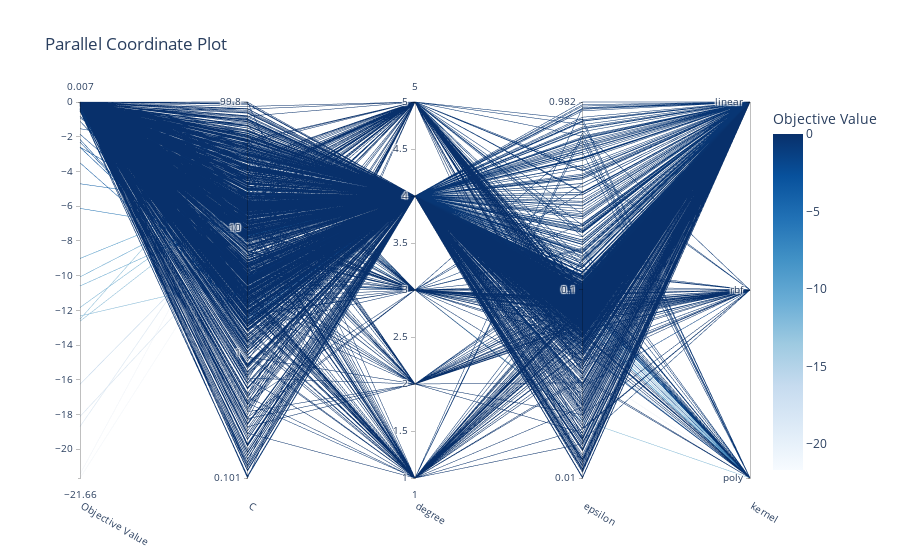

Notebook code for this chart:
### Code cell
optuna.visualization.plot_parallel_coordinate(study)

### Figure 1 — Plotly figure (JSON) as saved in the notebook; plotly's stock layout.template omitted (floating-point values rounded to 4 significant figures; data arrays with more than 128 entries replaced by an {"elided": "..."} marker saying what was removed)
{"data": [{"dimensions": [{"label": "Objective Value", "range": [-21.66, 0.007291], "values": {"elided": "1000 float values"}}, {"label": "C", "range": [-0.9969, 1.999], "ticktext": ["0.101", "1", "10", "99.8"], "tickvals": [-0.9969, 0, 1, 1.999], "values": {"elided": "1000 float values"}}, {"label": "degree", "range": [1, 5], "values": {"elided": "1000 int values"}}, {"label": "epsilon", "range": [-1.999, -0.007997], "ticktext": ["0.01", "0.1", "0.982"], "tickvals": [-1.999, -1, -0.007997], "values": {"elided": "1000 float values"}}, {"label": "kernel", "range": [0, 2], "ticktext": ["poly", "rbf", "linear"], "tickvals": [0, 1, 2], "values": {"elided": "1000 int values"}}], "labelangle": 30, "labelside": "bottom", "line": {"color": {"elided": "1000 float values"}, "colorbar": {"title": {"text": "Objective Value"}}, "colorscale": [[0, "rgb(247,251,255)"], [0.125, "rgb(222,235,247)"], [0.25, "rgb(198,219,239)"], [0.375, "rgb(158,202,225)"], [0.5, "rgb(107,174,214)"], [0.625, "rgb(66,146,198)"], [0.75, "rgb(33,113,181)"], [0.875, "rgb(8,81,156)"], [1, "rgb(8,48,107)"]], "reversescale": false, "showscale": true}, "type": "parcoords"}], "layout": {"title": {"text": "Parallel Coordinate Plot"}}}
